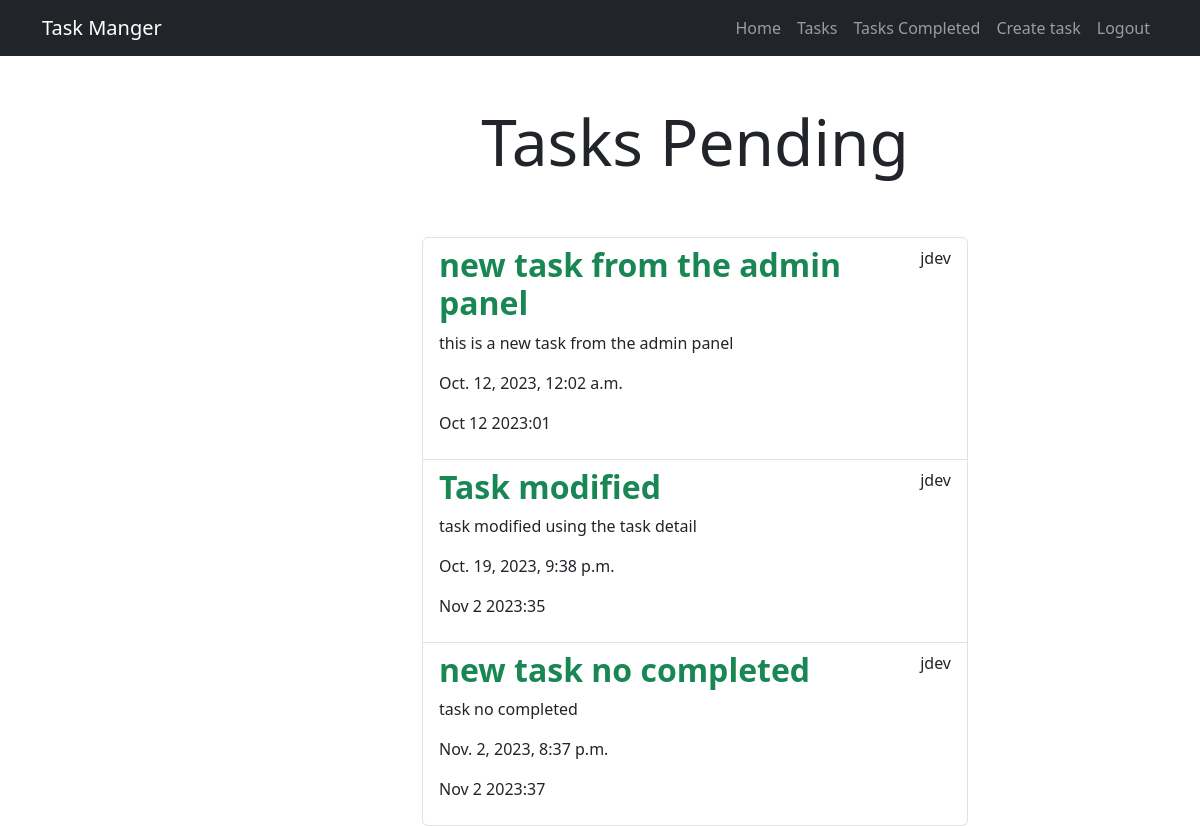
The app's page /tasks_completed/ (signed in) with its own data.
### tasks/models.py (models this page shows, shortened)
class Task(models.Model):
    title = models.CharField(max_length=100)
    description = models.TextField(blank=True)
    created = models.DateTimeField(auto_now_add=True)
    datecompleted = models.DateTimeField(null=True)
    important = models.BooleanField(default=False)
    user = models.ForeignKey(User, on_delete=models.CASCADE)

### tasks/views.py (the view)
# urls.py: path('tasks_completed/', views.tasks_completed, name='tasks_completed'),
@login_required
def tasks_completed(request):
    tasks = Task.objects.filter(user=request.user, datecompleted__isnull=False)
    return render(request, 'tasks.html', {
        'tasks': tasks
    })

### tasks/templates/tasks.html
{% extends 'base.html' %}
{% block content %}
<main class="container">
    <div class="row">
        <div class="col-md-6 offset-md-4">
            <h1 class="text-center display-3 py-5">Tasks Pending</h1>
            <ul class="list-group">
                {% for task in tasks%}
                <a class="list-group-item" href="{% url 'task_detail' task.id %}">
                    <header class="d-flex justify-content-between">
                        {% if task.important %}
                        <h2 class="fw-bold text-success">{{ task.title }}</h2>
                        {% else %}
                        <h2 class="fw-bold">{{ task.title }}</h2>
                        {% endif %}
                        <p>{{ task.user.username }}</p>
                    </header>
                    <p>{{ task.description }}</p>
                    <p>{{ task.created }}</p>
                    <p>{{ task.datecompleted|date:'M j Y:i' }}</p>
                </a>
                {% endfor %}
            </ul>
        </div>
    </div>
</main>
{% endblock %}

### records on screen
Task: title "new task from the admin panel", user.username "jdev", description "this is a new task from the admin panel", created "Oct. 12, 2023, 12:02 a.m.", datecompleted "Oct 12 2023:01"
Task: title "Task modified", user.username "jdev", description "task modified using the task detail", created "Oct. 19, 2023, 9:38 p.m.", datecompleted "Nov 2 2023:35"
Task: title "new task no completed", user.username "jdev", description "task no completed", created "Nov. 2, 2023, 8:37 p.m.", datecompleted "Nov 2 2023:37"
